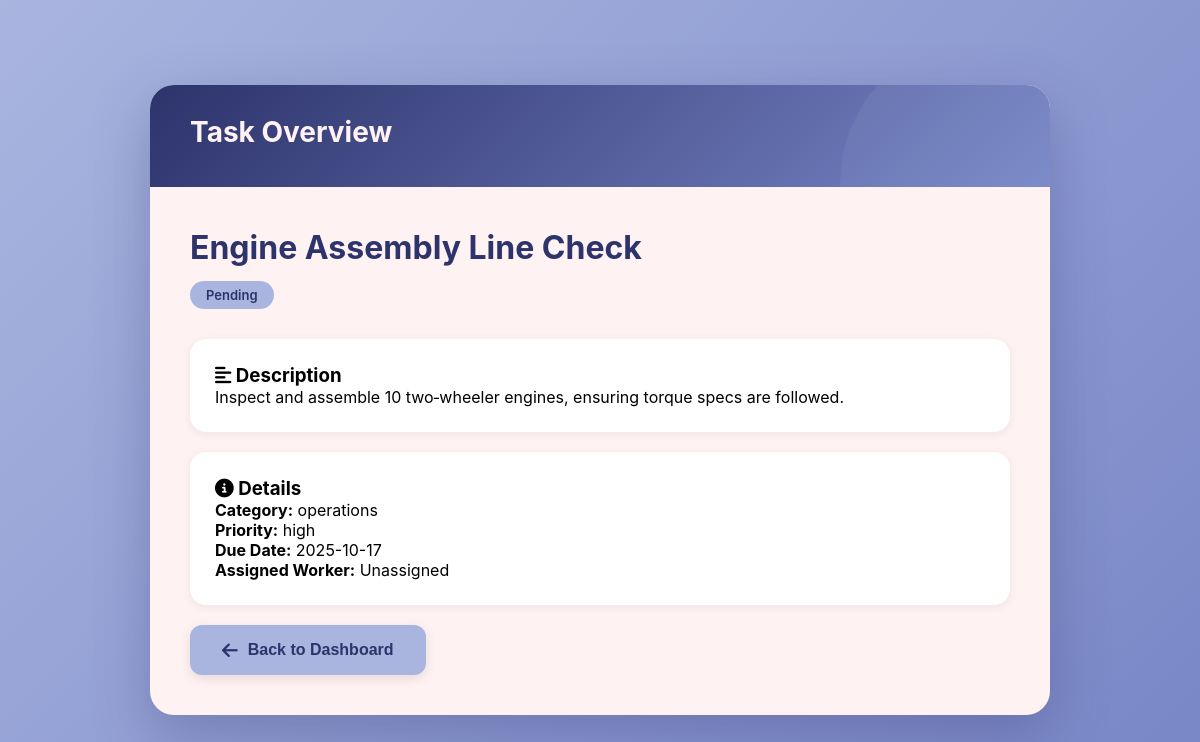
Screenshot of /supervisor/task_details/1 (signed in) with the database file from the repository.
### application/models.py (models this page shows, shortened)
class Task(db.Model):
    __tablename__ = "tasks"
    id = db.Column(db.Integer, primary_key=True)
    name = db.Column(db.String(150), nullable=False)
    description = db.Column(db.Text, nullable=True)
    status = db.Column(db.String(50), default="pending")
    category = db.Column(db.String(50), nullable=True)
    priority = db.Column(db.String(20), default="medium")
    start_date = db.Column(db.Date, nullable=True)
    due_date = db.Column(db.Date, nullable=True)
    estimated_hours = db.Column(db.Integer, nullable=True)
    tags = db.Column(db.String(250), nullable=True)  # comma-separated tags
    assigned_worker_id = db.Column(db.Integer, db.ForeignKey("users.id"))
    created_by_supervisor_id = db.Column(db.Integer, db.ForeignKey("users.id"))
    assigned_worker = db.relationship("User", back_populates="tasks", foreign_keys=[assigned_worker_id])
    work_sessions = db.relationship("WorkSession", back_populates="task", cascade="all, delete-orphan")

### application/controllers.py (the view)
    @app.route("/supervisor/task_details/<int:task_id>")
    def supervisor_task_details(task_id):
        if session.get("role") != "supervisor":
            flash("Unauthorized access.", "danger")
            return redirect(url_for("login"))
        task = Task.query.get_or_404(task_id)
        return render_template("supervisor/task_details.html", task=task)

### templates/supervisor/task_details.html (shortened to what this page needs)
<!DOCTYPE html>
<html lang="en">
<head>
  <link rel="stylesheet" href="/static/worker/task_details.css" />
  <link rel="stylesheet" href="https://cdnjs.cloudflare.com/ajax/libs/font-awesome/6.4.0/css/all.min.css" />
</head>
<body>
  <div class="container">
    <div class="header">
      <h1>Task Overview</h1>
    </div>
    <div class="content">
      <div class="task-header">
        <h2 class="task-title">{{ task.name }}</h2>
        <span class="status-badge {{ task.status|lower }}">{{ task.status|capitalize }}</span>
      </div>
      <div class="card">
        <h3><i class="fas fa-align-left"></i> Description</h3>
        <p>{{ task.description or "No description provided." }}</p>
      </div>
      <div class="card">
        <h3><i class="fas fa-info-circle"></i> Details</h3>
        <p><strong>Category:</strong> {{ task.category }}</p>
        <p><strong>Priority:</strong> {{ task.priority }}</p>
        <p><strong>Due Date:</strong> {{ task.due_date.strftime('%Y-%m-%d') if task.due_date else '—' }}</p>
        <p><strong>Assigned Worker:</strong> {{ task.assigned_worker.name if task.assigned_worker else 'Unassigned' }}</p>
      </div>
      <div class="action-buttons">
        <form method="GET" action="{{ url_for('supervisor_dashboard') }}">
          <button type="submit" class="btn btn-secondary">
            <i class="fas fa-arrow-left"></i> Back to Dashboard
          </button>
        </form>
      </div>
    </div>
  </div>
</body>
</html>

### static/worker/task_details.css (style rules this page uses)
* { margin: 0; padding: 0; box-sizing: border-box; }
body { font-family: 'Inter', sans-serif; background: linear-gradient(135deg, #A9B5DF 0%, #7886C7 100%); min-height: 100vh; padding: 20px; display: flex; justify-content: center; align-items: center; position: relative; overflow-x: hidden; }
.container { max-width: 900px; width: 100%; background: #FFF2F2; border-radius: 24px; box-shadow: 0 20px 60px rgba(45, 51, 107, 0.3); overflow: hidden; animation: slideUp 0.6s ease-out; }
.header { background: linear-gradient(135deg, #2D336B 0%, #7886C7 100%); padding: 30px 40px; color: #FFF2F2; position: relative; overflow: hidden; }
.header::before { content: ''; position: absolute; top: -50%; right: -10%; width: 300px; height: 300px; background: rgba(169, 181, 223, 0.1); border-radius: 50%; }
.header h1 { font-size: 28px; font-weight: 700; margin-bottom: 8px; position: relative; z-index: 1; }
.content { padding: 40px; }
.task-header { margin-bottom: 30px; }
.task-title { font-size: 32px; font-weight: 700; color: #2D336B; margin-bottom: 12px; line-height: 1.3; }
.status-badge { display: inline-block; padding: 6px 16px; border-radius: 20px; font-size: 13px; font-weight: 600; background: #A9B5DF; color: #2D336B; }
.card { background: white; border-radius: 16px; padding: 25px; margin-bottom: 20px; box-shadow: 0 2px 8px rgba(45, 51, 107, 0.08); transition: transform 0.3s, box-shadow 0.3s; }
.action-buttons { display: flex; gap: 15px; flex-wrap: wrap; }
.btn { flex: 1; min-width: 200px; padding: 16px 32px; border: none; border-radius: 12px; font-size: 16px; font-weight: 600; cursor: pointer; transition: all 0.3s; display: flex; align-items: center; justify-content: center; gap: 10px; box-shadow: 0 4px 12px rgba(0, 0, 0, 0.1); }
.btn-secondary { background: #A9B5DF; color: #2D336B; }
.btn i { font-size: 18px; }
.header { background: linear-gradient(135deg, #2D336B 0%, #7886C7 100%); padding: 30px 40px; color: #FFF2F2; position: relative; overflow: hidden; animation: fadeIn 1s ease-in; }
.content > * { animation: fadeInUp 0.7s ease forwards; }
.card, .progress-section, .notes-section, .supervisor-card, .action-buttons { animation: fadeInUp 0.7s ease; }
.card, .notes-section, .progress-section, .supervisor-card { transition: transform 0.3s ease, box-shadow 0.3s ease; }
.btn { transition: all 0.3s ease, box-shadow 0.3s ease; }

### rows the page displays
Task: name "Engine Assembly Line Check", status "Pending", description "Inspect and assemble 10 two‑wheeler engines, ensuring torque specs are followed.", category "operations", priority "high", due_date "2025-10-17"

### other values shown
{{ task.assigned_worker.name if task.assigned_worker else 'Unassigned' }} "Unassigned"
